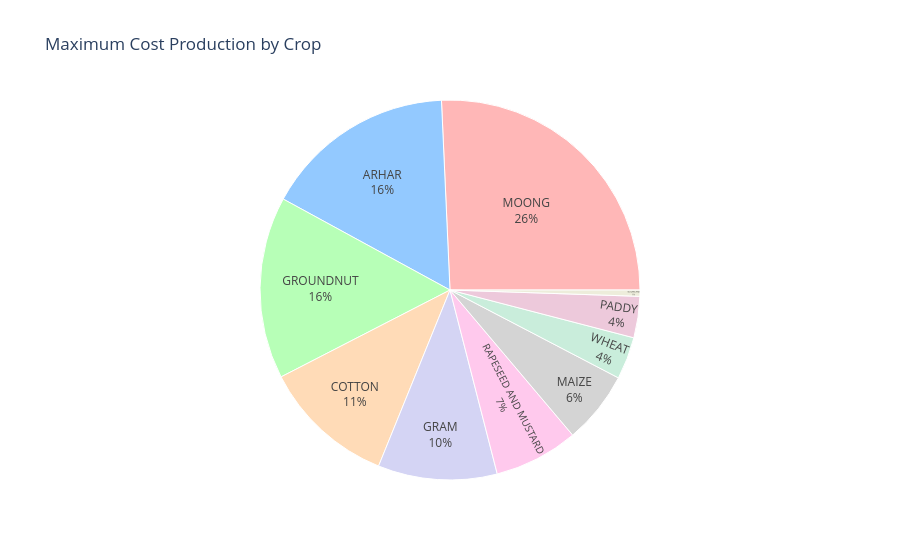

The cell this chart's notebook holds for it:
### Code cell
# Create the sunburst chart
fig = go.Figure(go.Sunburst(
    labels=crop_df.index,
    parents=[''] * len(crop_df.index),
    values=crop_df['max_Cost_Production'],
    branchvalues='total',
    hovertemplate='<b>%{label}</b><br>Value: %{value}<br>Percentage: %{percentRoot:.1%}',
))

fig.update_traces(textinfo='label+percent root')
fig.update_layout(
    title='Maximum Cost Production by Crop',
    sunburstcolorway=['#FF9999', '#66B3FF', '#99FF99', '#FFCC99', '#C2C2F0', '#FFB3E6', '#C2C2C2', '#B3E6CC', '#E6B3CC', '#E6E6CC'],
)

# Show the sunburst chart
fig.show()

### Figure 1 — Plotly figure (JSON) as saved in the notebook; plotly's stock layout.template omitted (floating-point values rounded to 4 significant figures)
{"data": [{"branchvalues": "total", "hovertemplate": "<b>%{label}</b><br>Value: %{value}<br>Percentage: %{percentRoot:.1%}", "labels": ["ARHAR", "COTTON", "GRAM", "GROUNDNUT", "MAIZE", "MOONG", "PADDY", "RAPESEED AND MUSTARD", "SUGARCANE", "WHEAT"], "parents": ["", "", "", "", "", "", "", "", "", ""], "textinfo": "label+percent root", "type": "sunburst", "values": [3671.0, 2539.0, 2278.0, 3484.0, 1387.0, 5777.0, 789.9, 1610.0, 119.7, 810.2]}], "layout": {"sunburstcolorway": ["#FF9999", "#66B3FF", "#99FF99", "#FFCC99", "#C2C2F0", "#FFB3E6", "#C2C2C2", "#B3E6CC", "#E6B3CC", "#E6E6CC"], "title": {"text": "Maximum Cost Production by Crop"}}}
